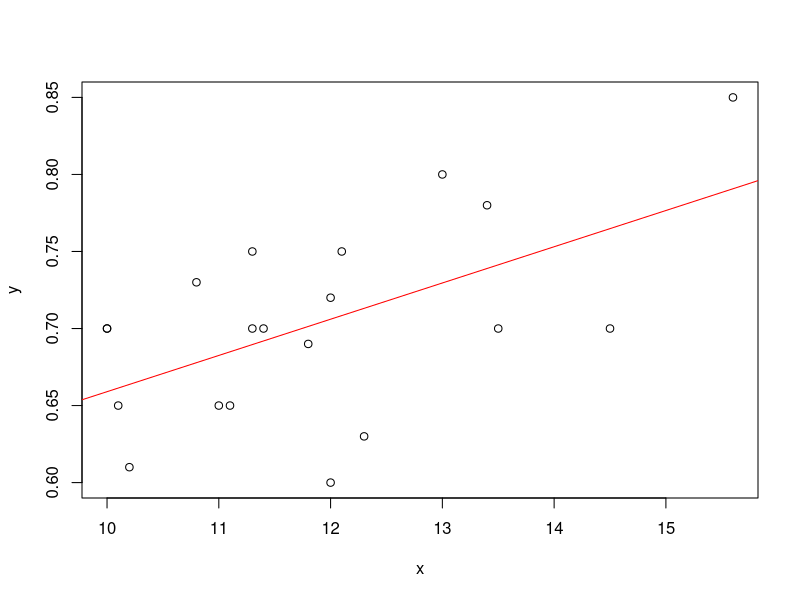

The R source for this figure:
## ---- chunk 1
x <- c(10, 10.8, 11.3, 10, 10.1, 11.1, 11.3, 10.2,13.5, 12.3, 
       14.5, 11, 12, 11.8, 13.4, 11.4,12, 15.6, 13, 12.1)
y <- c(0.7, 0.73, 0.75, 0.7, 0.65, 0.65, 0.7, 0.61, 0.7, 0.63,
       0.7, 0.65, 0.72, 0.69, 0.78, 0.7, 0.6, 0.85, 0.8, 0.75)
average <- mean(y)
dispersion <- var(y)
sd <- sqrt(var(y))
dy <- qt(p=0.05/2,df=19,lower.tail = F)*(sd/sqrt(20))
## ---- chunk 2
plot(x, y)
abline(lm(y ~ x), col='red')
cor(x, y)
summary(lm(y ~ x))
